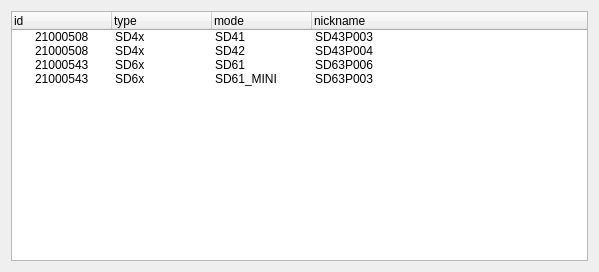
<?xml version="1.0" encoding="UTF-8"?>
<ui version="4.0">
 <class>Form</class>
 <widget class="QWidget" name="Form">
  <property name="geometry">
   <rect>
    <x>0</x>
    <y>0</y>
    <width>599</width>
    <height>272</height>
   </rect>
  </property>
  <property name="windowTitle">
   <string>Form</string>
  </property>
  <layout class="QVBoxLayout" name="verticalLayout">
   <item>
    <widget class="QTreeWidget" name="treeWidget">
     <column>
      <property name="text">
       <string>id</string>
      </property>
     </column>
     <column>
      <property name="text">
       <string>type</string>
      </property>
     </column>
     <column>
      <property name="text">
       <string>mode</string>
      </property>
     </column>
     <column>
      <property name="text">
       <string>nickname</string>
      </property>
     </column>
     <item>
      <property name="text">
       <string>21000508</string>
      </property>
      <property name="text">
       <string>SD4x</string>
      </property>
      <property name="text">
       <string>SD41</string>
      </property>
      <property name="text">
       <string>SD43P003</string>
      </property>
     </item>
     <item>
      <property name="text">
       <string>21000508</string>
      </property>
      <property name="text">
       <string>SD4x</string>
      </property>
      <property name="text">
       <string>SD42</string>
      </property>
      <property name="text">
       <string>SD43P004</string>
      </property>
     </item>
     <item>
      <property name="text">
       <string>21000543</string>
      </property>
      <property name="text">
       <string>SD6x</string>
      </property>
      <property name="text">
       <string>SD61</string>
      </property>
      <property name="text">
       <string>SD63P006</string>
      </property>
     </item>
     <item>
      <property name="text">
       <string>21000543</string>
      </property>
      <property name="text">
       <string>SD6x</string>
      </property>
      <property name="text">
       <string>SD61_MINI</string>
      </property>
      <property name="text">
       <string>SD63P003</string>
      </property>
     </item>
    </widget>
   </item>
  </layout>
 </widget>
 <resources/>
 <connections/>
</ui>
